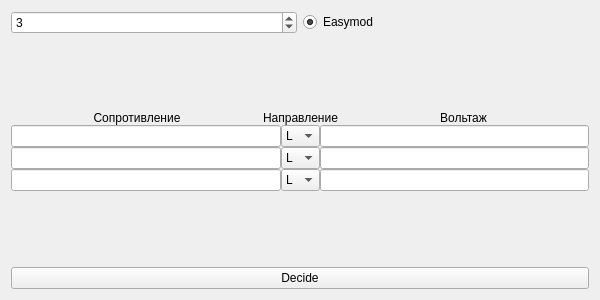
<?xml version="1.0" encoding="UTF-8"?>
<ui version="4.0">
 <class>Form</class>
 <widget class="QWidget" name="Form">
  <property name="geometry">
   <rect>
    <x>0</x>
    <y>0</y>
    <width>600</width>
    <height>300</height>
   </rect>
  </property>
  <property name="maximumSize">
   <size>
    <width>600</width>
    <height>16777215</height>
   </size>
  </property>
  <property name="windowTitle">
   <string>Form</string>
  </property>
  <layout class="QVBoxLayout" name="verticalLayout_2">
   <item>
    <layout class="QHBoxLayout" name="horizontalLayout">
     <property name="topMargin">
      <number>0</number>
     </property>
     <item>
      <widget class="QSpinBox" name="spinBox">
       <property name="minimum">
        <number>2</number>
       </property>
       <property name="value">
        <number>3</number>
       </property>
      </widget>
     </item>
     <item>
      <widget class="QRadioButton" name="radioButton">
       <property name="text">
        <string>Easymod</string>
       </property>
       <property name="checked">
        <bool>true</bool>
       </property>
      </widget>
     </item>
    </layout>
   </item>
   <item>
    <spacer name="verticalSpacer">
     <property name="orientation">
      <enum>Qt::Vertical</enum>
     </property>
     <property name="sizeHint" stdset="0">
      <size>
       <width>20</width>
       <height>40</height>
      </size>
     </property>
    </spacer>
   </item>
   <item>
    <layout class="QVBoxLayout" name="verticalLayout">
     <property name="spacing">
      <number>0</number>
     </property>
     <item>
      <layout class="QHBoxLayout" name="horizontalLayout_7">
       <item>
        <widget class="QLabel" name="label_2">
         <property name="sizePolicy">
          <sizepolicy hsizetype="Expanding" vsizetype="Preferred">
           <horstretch>0</horstretch>
           <verstretch>0</verstretch>
          </sizepolicy>
         </property>
         <property name="text">
          <string>Сопротивление</string>
         </property>
         <property name="alignment">
          <set>Qt::AlignCenter</set>
         </property>
        </widget>
       </item>
       <item>
        <widget class="QLabel" name="label">
         <property name="sizePolicy">
          <sizepolicy hsizetype="Preferred" vsizetype="Preferred">
           <horstretch>0</horstretch>
           <verstretch>0</verstretch>
          </sizepolicy>
         </property>
         <property name="text">
          <string>Направление</string>
         </property>
         <property name="alignment">
          <set>Qt::AlignCenter</set>
         </property>
        </widget>
       </item>
       <item>
        <widget class="QLabel" name="label_3">
         <property name="sizePolicy">
          <sizepolicy hsizetype="Expanding" vsizetype="Preferred">
           <horstretch>0</horstretch>
           <verstretch>0</verstretch>
          </sizepolicy>
         </property>
         <property name="text">
          <string>Вольтаж</string>
         </property>
         <property name="alignment">
          <set>Qt::AlignCenter</set>
         </property>
        </widget>
       </item>
      </layout>
     </item>
     <item>
      <layout class="QHBoxLayout" name="horizontalLayout_6">
       <item>
        <widget class="QLineEdit" name="lineEdit_11"/>
       </item>
       <item>
        <widget class="QComboBox" name="comboBox_6">
         <property name="sizePolicy">
          <sizepolicy hsizetype="Preferred" vsizetype="Fixed">
           <horstretch>0</horstretch>
           <verstretch>0</verstretch>
          </sizepolicy>
         </property>
         <item>
          <property name="text">
           <string>L</string>
          </property>
         </item>
         <item>
          <property name="text">
           <string>R</string>
          </property>
         </item>
        </widget>
       </item>
       <item>
        <widget class="QLineEdit" name="lineEdit_12"/>
       </item>
      </layout>
     </item>
     <item>
      <layout class="QHBoxLayout" name="horizontalLayout_4">
       <item>
        <widget class="QLineEdit" name="lineEdit_7"/>
       </item>
       <item>
        <widget class="QComboBox" name="comboBox_4">
         <item>
          <property name="text">
           <string>L</string>
          </property>
         </item>
         <item>
          <property name="text">
           <string>R</string>
          </property>
         </item>
        </widget>
       </item>
       <item>
        <widget class="QLineEdit" name="lineEdit_8"/>
       </item>
      </layout>
     </item>
     <item>
      <layout class="QHBoxLayout" name="horizontalLayout_5">
       <item>
        <widget class="QLineEdit" name="lineEdit_9"/>
       </item>
       <item>
        <widget class="QComboBox" name="comboBox_5">
         <item>
          <property name="text">
           <string>L</string>
          </property>
         </item>
         <item>
          <property name="text">
           <string>R</string>
          </property>
         </item>
        </widget>
       </item>
       <item>
        <widget class="QLineEdit" name="lineEdit_10"/>
       </item>
      </layout>
     </item>
    </layout>
   </item>
   <item>
    <spacer name="verticalSpacer_2">
     <property name="orientation">
      <enum>Qt::Vertical</enum>
     </property>
     <property name="sizeHint" stdset="0">
      <size>
       <width>20</width>
       <height>40</height>
      </size>
     </property>
    </spacer>
   </item>
   <item>
    <widget class="QPushButton" name="pushButton">
     <property name="text">
      <string>Decide</string>
     </property>
    </widget>
   </item>
  </layout>
 </widget>
 <resources/>
 <connections/>
</ui>
